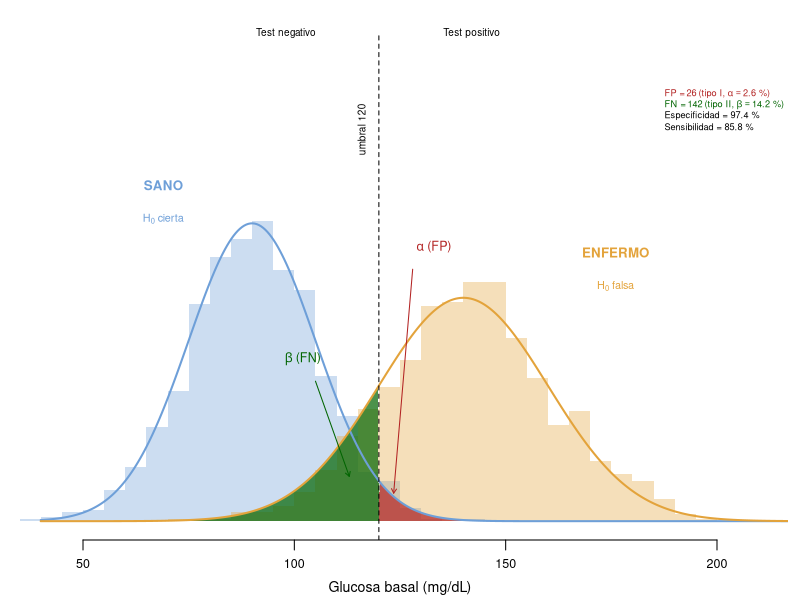

Generate this figure with R:
# Simulación: glucosa basal (mg/dL) en 1000 individuos SANOS y 1000 ENFERMOS
# (diabéticos). Prueba diagnóstica con umbral 120 mg/dL vista como contraste:
#   H0: «el individuo está SANO»
#   Test positivo (glucosa > umbral) = rechazar H0
#   Falso positivo (FP) = rechazar H0 siendo cierta  -> error tipo I  (alfa)
#   Falso negativo (FN) = no rechazar H0 siendo falsa -> error tipo II (beta)
# Prueba a cambiar 'umbral' o la media de los enfermos (175: bien separados)
# y mira cómo cambian alfa y beta.
# No necesita datos: funciona igual en R y en Rj (JAMOVI).
set.seed(5)
umbral  <- 120
sano    <- c(media = 90,  de = 15)
enfermo <- c(media = 140, de = 20)
col_s <- "#6E9FD8"; col_e <- "#E3A33B"                  # sanos / enfermos
op <- par(mar = c(3, 0.6, 1.6, 0.6), mgp = c(1.8, 0.6, 0),
          cex.axis = 0.75, cex.lab = 0.85)
s <- rnorm(1000, sano["media"], sano["de"])
e <- rnorm(1000, enfermo["media"], enfermo["de"])
br <- seq(0, 300, by = 5)
hs <- hist(s, br, plot = FALSE); he <- hist(e, br, plot = FALSE)
plot(NA, xlim = c(40, 210), ylim = c(0, 0.042), yaxt = "n", bty = "n",
     xlab = "Glucosa basal (mg/dL)", ylab = "")
rect(br[-length(br)], 0, br[-1], hs$density, col = adjustcolor(col_s, 0.35), border = NA)
rect(br[-length(br)], 0, br[-1], he$density, col = adjustcolor(col_e, 0.35), border = NA)
x <- seq(40, 240, length = 400)
# colas teóricas: FP (sanos por encima del umbral), FN (enfermos por debajo)
u <- x[x >= umbral]; polygon(c(umbral, u, max(u)), c(0, dnorm(u, sano[1], sano[2]), 0),
                             col = adjustcolor("firebrick", 0.7), border = NA)
u <- x[x <= umbral]; polygon(c(min(u), u, umbral), c(0, dnorm(u, enfermo[1], enfermo[2]), 0),
                             col = adjustcolor("darkgreen", 0.7), border = NA)
lines(x, dnorm(x, sano[1], sano[2]), col = col_s, lwd = 2)
lines(x, dnorm(x, enfermo[1], enfermo[2]), col = col_e, lwd = 2)
abline(v = umbral, lty = 2)
FP <- sum(s > umbral); FN <- sum(e < umbral)
VN <- 1000 - FP;       VP <- 1000 - FN
text(sano[1] - 21, 0.030, "SANO", col = col_s, cex = 0.8, font = 2)
text(sano[1] - 21, 0.027, expression(H[0] ~ "cierta"), col = col_s, cex = 0.65)
text(enfermo[1] + 36, 0.024, "ENFERMO", col = col_e, cex = 0.8, font = 2)
text(enfermo[1] + 36, 0.021, expression(H[0] ~ "falsa"), col = col_e, cex = 0.65)
text(umbral - 4, 0.035, sprintf("umbral %d", umbral), cex = 0.6, srt = 90)
mtext("Test negativo", side = 3, line = -0.4, at = umbral - 22, cex = 0.6)
mtext("Test positivo", side = 3, line = -0.4, at = umbral + 22, cex = 0.6)
arrows(128, 0.0225, 123.5, 0.0025, length = 0.05, col = "firebrick")
text(133, 0.0245, expression(alpha ~ "(FP)"), col = "firebrick", cex = 0.75, font = 2)
arrows(105, 0.0125, 113, 0.0040, length = 0.05, col = "darkgreen")
text(102, 0.0145, expression(beta ~ "(FN)"), col = "darkgreen", cex = 0.75, font = 2)
legend("topright", inset = c(0, 0.10), bty = "n", cex = 0.55, text.col =
         c("firebrick", "darkgreen", "black", "black"),
       legend = c(bquote("FP =" ~ .(FP) ~ "(tipo I," ~ alpha == .(sprintf("%.1f %%)", FP / 10))),
                  bquote("FN =" ~ .(FN) ~ "(tipo II," ~ beta == .(sprintf("%.1f %%)", FN / 10))),
                  sprintf("Especificidad = %.1f %%", VN / 10),
                  sprintf("Sensibilidad = %.1f %%", VP / 10)))
par(op)
